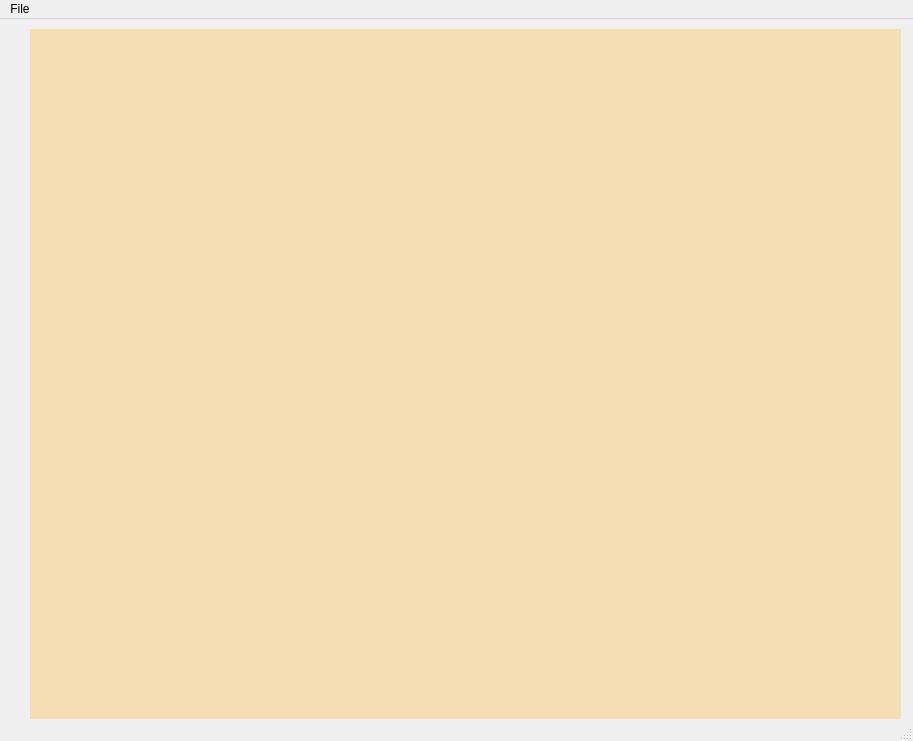
<?xml version="1.0" encoding="UTF-8"?>
<ui version="4.0">
 <class>MainWindow</class>
 <widget class="QMainWindow" name="MainWindow">
  <property name="geometry">
   <rect>
    <x>0</x>
    <y>0</y>
    <width>913</width>
    <height>741</height>
   </rect>
  </property>
  <property name="windowTitle">
   <string>Booking System</string>
  </property>
  <widget class="QWidget" name="centralwidget">
   <widget class="QMdiArea" name="mdiArea">
    <property name="geometry">
     <rect>
      <x>30</x>
      <y>10</y>
      <width>871</width>
      <height>691</height>
     </rect>
    </property>
    <property name="maximumSize">
     <size>
      <width>900</width>
      <height>900</height>
     </size>
    </property>
    <property name="font">
     <font>
      <family>Verdana</family>
     </font>
    </property>
    <property name="styleSheet">
     <string notr="true">background-color: rgb(245, 222, 179);</string>
    </property>
    <property name="background">
     <brush brushstyle="SolidPattern">
      <color alpha="255">
       <red>245</red>
       <green>222</green>
       <blue>179</blue>
      </color>
     </brush>
    </property>
    <property name="activationOrder">
     <enum>QMdiArea::CreationOrder</enum>
    </property>
    <property name="viewMode">
     <enum>QMdiArea::TabbedView</enum>
    </property>
    <property name="tabShape">
     <enum>QTabWidget::Rounded</enum>
    </property>
    <widget class="QWidget" name="subwindowLogin">
     <property name="minimumSize">
      <size>
       <width>600</width>
       <height>600</height>
      </size>
     </property>
     <property name="maximumSize">
      <size>
       <width>600</width>
       <height>600</height>
      </size>
     </property>
     <property name="windowTitle">
      <string>Please Login</string>
     </property>
     <property name="styleSheet">
      <string notr="true">background-color: rgb(245, 222, 180);</string>
     </property>
     <widget class="QGroupBox" name="groupBox">
      <property name="geometry">
       <rect>
        <x>250</x>
        <y>150</y>
        <width>350</width>
        <height>200</height>
       </rect>
      </property>
      <property name="styleSheet">
       <string notr="true">background-color: rgb(245, 222, 179);</string>
      </property>
      <property name="title">
       <string/>
      </property>
      <widget class="QLabel" name="labelLoginPrompt">
       <property name="geometry">
        <rect>
         <x>0</x>
         <y>10</y>
         <width>269</width>
         <height>34</height>
        </rect>
       </property>
       <property name="font">
        <font>
         <family>Verdana</family>
         <pointsize>12</pointsize>
         <weight>75</weight>
         <bold>true</bold>
        </font>
       </property>
       <property name="layoutDirection">
        <enum>Qt::RightToLeft</enum>
       </property>
       <property name="autoFillBackground">
        <bool>false</bool>
       </property>
       <property name="styleSheet">
        <string notr="true">color: rgb(255, 141, 2);</string>
       </property>
       <property name="text">
        <string>Please Log In</string>
       </property>
       <property name="alignment">
        <set>Qt::AlignCenter</set>
       </property>
      </widget>
      <widget class="QWidget" name="layoutWidget">
       <property name="geometry">
        <rect>
         <x>10</x>
         <y>40</y>
         <width>291</width>
         <height>62</height>
        </rect>
       </property>
       <layout class="QFormLayout" name="formLayout">
        <property name="horizontalSpacing">
         <number>11</number>
        </property>
        <property name="verticalSpacing">
         <number>8</number>
        </property>
        <item row="0" column="0">
         <widget class="QLabel" name="labelUserName">
          <property name="font">
           <font>
            <family>Verdana</family>
            <pointsize>10</pointsize>
            <weight>75</weight>
            <bold>true</bold>
           </font>
          </property>
          <property name="text">
           <string>User Name:</string>
          </property>
         </widget>
        </item>
        <item row="0" column="1">
         <widget class="QLineEdit" name="lineEditUserName">
          <property name="styleSheet">
           <string notr="true">background-color: rgb(255, 255, 255);</string>
          </property>
         </widget>
        </item>
        <item row="1" column="0">
         <widget class="QLabel" name="labelPasscode">
          <property name="font">
           <font>
            <family>Verdana</family>
            <pointsize>10</pointsize>
            <weight>75</weight>
            <bold>true</bold>
           </font>
          </property>
          <property name="text">
           <string>Passcode:</string>
          </property>
         </widget>
        </item>
        <item row="1" column="1">
         <widget class="QLineEdit" name="lineEditPasscode">
          <property name="toolTip">
           <string>Enter PassCode</string>
          </property>
          <property name="styleSheet">
           <string notr="true">background-color: rgb(255, 255, 255);</string>
          </property>
          <property name="echoMode">
           <enum>QLineEdit::PasswordEchoOnEdit</enum>
          </property>
         </widget>
        </item>
       </layout>
      </widget>
      <widget class="QWidget" name="horizontalLayoutWidget">
       <property name="geometry">
        <rect>
         <x>10</x>
         <y>140</y>
         <width>291</width>
         <height>31</height>
        </rect>
       </property>
       <layout class="QHBoxLayout" name="horizontalLayout">
        <item>
         <spacer name="horizontalSpacer">
          <property name="orientation">
           <enum>Qt::Horizontal</enum>
          </property>
          <property name="sizeType">
           <enum>QSizePolicy::Fixed</enum>
          </property>
          <property name="sizeHint" stdset="0">
           <size>
            <width>92</width>
            <height>20</height>
           </size>
          </property>
         </spacer>
        </item>
        <item>
         <widget class="QPushButton" name="btnLogin">
          <property name="font">
           <font>
            <family>Verdana</family>
            <pointsize>9</pointsize>
            <weight>75</weight>
            <bold>true</bold>
           </font>
          </property>
          <property name="text">
           <string>Login</string>
          </property>
         </widget>
        </item>
        <item>
         <widget class="QPushButton" name="btnCancel">
          <property name="font">
           <font>
            <family>Verdana</family>
            <pointsize>9</pointsize>
            <weight>75</weight>
            <bold>true</bold>
           </font>
          </property>
          <property name="text">
           <string>Cancel</string>
          </property>
         </widget>
        </item>
       </layout>
      </widget>
      <widget class="QLabel" name="labelOutCome">
       <property name="geometry">
        <rect>
         <x>20</x>
         <y>170</y>
         <width>311</width>
         <height>16</height>
        </rect>
       </property>
       <property name="font">
        <font>
         <family>Verdana</family>
        </font>
       </property>
       <property name="styleSheet">
        <string notr="true">color: rgb(255, 0, 0);</string>
       </property>
       <property name="text">
        <string/>
       </property>
      </widget>
      <widget class="QWidget" name="horizontalLayoutWidget_5">
       <property name="geometry">
        <rect>
         <x>9</x>
         <y>110</y>
         <width>261</width>
         <height>24</height>
        </rect>
       </property>
       <layout class="QHBoxLayout" name="horizontalLayout_4">
        <item>
         <spacer name="horizontalSpacer_2">
          <property name="orientation">
           <enum>Qt::Horizontal</enum>
          </property>
          <property name="sizeType">
           <enum>QSizePolicy::Fixed</enum>
          </property>
          <property name="sizeHint" stdset="0">
           <size>
            <width>92</width>
            <height>20</height>
           </size>
          </property>
         </spacer>
        </item>
        <item>
         <widget class="QCheckBox" name="showPassCodeBox">
          <property name="font">
           <font>
            <family>Verdana</family>
            <pointsize>9</pointsize>
            <weight>75</weight>
            <bold>true</bold>
           </font>
          </property>
          <property name="text">
           <string>Show Password</string>
          </property>
         </widget>
        </item>
       </layout>
      </widget>
     </widget>
    </widget>
    <widget class="QWidget" name="subwindowCustomerEditor">
     <property name="minimumSize">
      <size>
       <width>800</width>
       <height>650</height>
      </size>
     </property>
     <property name="maximumSize">
      <size>
       <width>800</width>
       <height>650</height>
      </size>
     </property>
     <property name="windowTitle">
      <string>Customer Reservation</string>
     </property>
     <property name="styleSheet">
      <string notr="true">background-color: rgb(241, 241, 241);</string>
     </property>
     <widget class="QLabel" name="lblPreferences">
      <property name="geometry">
       <rect>
        <x>50</x>
        <y>400</y>
        <width>91</width>
        <height>16</height>
       </rect>
      </property>
      <property name="font">
       <font>
        <pointsize>10</pointsize>
        <weight>75</weight>
        <bold>true</bold>
       </font>
      </property>
      <property name="text">
       <string>preferences:</string>
      </property>
     </widget>
     <widget class="QLabel" name="lblPromptInfo">
      <property name="geometry">
       <rect>
        <x>40</x>
        <y>10</y>
        <width>171</width>
        <height>16</height>
       </rect>
      </property>
      <property name="font">
       <font>
        <family>Verdana</family>
        <pointsize>10</pointsize>
        <weight>75</weight>
        <bold>true</bold>
       </font>
      </property>
      <property name="text">
       <string>Enter Customer Details:</string>
      </property>
     </widget>
     <widget class="QGroupBox" name="groupBoxCustomer">
      <property name="geometry">
       <rect>
        <x>30</x>
        <y>30</y>
        <width>351</width>
        <height>371</height>
       </rect>
      </property>
      <property name="font">
       <font>
        <family>Verdana</family>
       </font>
      </property>
      <property name="styleSheet">
       <string notr="true">background-color: rgb(252, 235, 205);</string>
      </property>
      <property name="title">
       <string/>
      </property>
      <widget class="QWidget" name="gridLayoutWidget">
       <property name="geometry">
        <rect>
         <x>10</x>
         <y>10</y>
         <width>331</width>
         <height>351</height>
        </rect>
       </property>
       <layout class="QGridLayout" name="gridLayout">
        <property name="horizontalSpacing">
         <number>10</number>
        </property>
        <item row="1" column="0">
         <widget class="QLabel" name="lblAddress">
          <property name="maximumSize">
           <size>
            <width>100</width>
            <height>16777215</height>
           </size>
          </property>
          <property name="font">
           <font>
            <family>Verdana</family>
            <pointsize>10</pointsize>
            <weight>75</weight>
            <bold>true</bold>
           </font>
          </property>
          <property name="text">
           <string>Address:</string>
          </property>
         </widget>
        </item>
        <item row="2" column="0">
         <widget class="QLabel" name="lblPhone">
          <property name="maximumSize">
           <size>
            <width>100</width>
            <height>16777215</height>
           </size>
          </property>
          <property name="font">
           <font>
            <family>Verdana</family>
            <pointsize>10</pointsize>
            <weight>75</weight>
            <bold>true</bold>
           </font>
          </property>
          <property name="text">
           <string>Phone:</string>
          </property>
         </widget>
        </item>
        <item row="0" column="0">
         <widget class="QLabel" name="lblName">
          <property name="maximumSize">
           <size>
            <width>100</width>
            <height>16777215</height>
           </size>
          </property>
          <property name="font">
           <font>
            <family>Verdana</family>
            <pointsize>10</pointsize>
            <weight>75</weight>
            <bold>true</bold>
           </font>
          </property>
          <property name="text">
           <string>Name:</string>
          </property>
         </widget>
        </item>
        <item row="2" column="2">
         <widget class="QLineEdit" name="lineEditPhone">
          <property name="maximumSize">
           <size>
            <width>250</width>
            <height>16777215</height>
           </size>
          </property>
          <property name="font">
           <font>
            <family>Verdana</family>
            <pointsize>10</pointsize>
           </font>
          </property>
          <property name="styleSheet">
           <string notr="true">background-color: rgb(255, 255, 255);</string>
          </property>
         </widget>
        </item>
        <item row="4" column="0">
         <widget class="QLabel" name="lblBirthDate">
          <property name="maximumSize">
           <size>
            <width>100</width>
            <height>16777215</height>
           </size>
          </property>
          <property name="font">
           <font>
            <family>Verdana</family>
            <pointsize>10</pointsize>
            <weight>75</weight>
            <bold>true</bold>
           </font>
          </property>
          <property name="text">
           <string>BirthDate:</string>
          </property>
         </widget>
        </item>
        <item row="1" column="2">
         <widget class="QLineEdit" name="lineEditAddress">
          <property name="maximumSize">
           <size>
            <width>250</width>
            <height>16777215</height>
           </size>
          </property>
          <property name="font">
           <font>
            <family>Verdana</family>
            <pointsize>10</pointsize>
           </font>
          </property>
          <property name="styleSheet">
           <string notr="true">background-color: rgb(255, 255, 255);</string>
          </property>
         </widget>
        </item>
        <item row="3" column="2">
         <widget class="QLineEdit" name="lineEditEmail">
          <property name="maximumSize">
           <size>
            <width>250</width>
            <height>16777215</height>
           </size>
          </property>
          <property name="font">
           <font>
            <family>Verdana</family>
            <pointsize>10</pointsize>
           </font>
          </property>
          <property name="styleSheet">
           <string notr="true">background-color: rgb(255, 255, 255);</string>
          </property>
         </widget>
        </item>
        <item row="5" column="0">
         <widget class="QLabel" name="lblGender">
          <property name="maximumSize">
           <size>
            <width>100</width>
            <height>16777215</height>
           </size>
          </property>
          <property name="font">
           <font>
            <family>Verdana</family>
            <pointsize>10</pointsize>
            <weight>75</weight>
            <bold>true</bold>
           </font>
          </property>
          <property name="text">
           <string>Gender:</string>
          </property>
         </widget>
        </item>
        <item row="0" column="2">
         <widget class="QLineEdit" name="lineEditName">
          <property name="maximumSize">
           <size>
            <width>250</width>
            <height>16777215</height>
           </size>
          </property>
          <property name="font">
           <font>
            <family>Verdana</family>
            <pointsize>10</pointsize>
           </font>
          </property>
          <property name="styleSheet">
           <string notr="true">background-color: rgb(255, 255, 255);</string>
          </property>
         </widget>
        </item>
        <item row="3" column="0">
         <widget class="QLabel" name="lblEmail">
          <property name="maximumSize">
           <size>
            <width>100</width>
            <height>16777215</height>
           </size>
          </property>
          <property name="font">
           <font>
            <family>Verdana</family>
            <pointsize>10</pointsize>
            <weight>75</weight>
            <bold>true</bold>
           </font>
          </property>
          <property name="text">
           <string>e-mail:</string>
          </property>
         </widget>
        </item>
        <item row="5" column="2">
         <widget class="QComboBox" name="genderBox">
          <property name="maximumSize">
           <size>
            <width>250</width>
            <height>16777215</height>
           </size>
          </property>
          <property name="font">
           <font>
            <family>Verdana</family>
            <pointsize>10</pointsize>
           </font>
          </property>
          <property name="styleSheet">
           <string notr="true">background-color: rgb(255, 255, 255);</string>
          </property>
          <item>
           <property name="text">
            <string>Male</string>
           </property>
          </item>
          <item>
           <property name="text">
            <string>Female</string>
           </property>
          </item>
         </widget>
        </item>
        <item row="4" column="2">
         <widget class="QDateEdit" name="dateEditBDay">
          <property name="maximumSize">
           <size>
            <width>250</width>
            <height>16777215</height>
           </size>
          </property>
          <property name="font">
           <font>
            <family>Verdana</family>
            <pointsize>10</pointsize>
           </font>
          </property>
          <property name="styleSheet">
           <string notr="true">background-color: rgb(255, 255, 255);</string>
          </property>
         </widget>
        </item>
       </layout>
      </widget>
     </widget>
     <widget class="QGroupBox" name="groupBoxPreferences">
      <property name="geometry">
       <rect>
        <x>30</x>
        <y>420</y>
        <width>381</width>
        <height>51</height>
       </rect>
      </property>
      <property name="styleSheet">
       <string notr="true">background-color: rgb(252, 235, 205);</string>
      </property>
      <property name="title">
       <string/>
      </property>
      <widget class="QWidget" name="gridLayoutWidget_2">
       <property name="geometry">
        <rect>
         <x>10</x>
         <y>10</y>
         <width>361</width>
         <height>41</height>
        </rect>
       </property>
       <layout class="QGridLayout" name="gridLayout_2">
        <item row="0" column="0">
         <layout class="QHBoxLayout" name="horizontalLayout_3">
          <property name="spacing">
           <number>0</number>
          </property>
          <item>
           <widget class="QLabel" name="lblSmoking">
            <property name="maximumSize">
             <size>
              <width>80</width>
              <height>20</height>
             </size>
            </property>
            <property name="font">
             <font>
              <family>Verdana</family>
              <pointsize>10</pointsize>
              <weight>75</weight>
              <bold>true</bold>
             </font>
            </property>
            <property name="text">
             <string>Smoking:</string>
            </property>
           </widget>
          </item>
          <item>
           <widget class="QComboBox" name="prefSmokingBox">
            <property name="font">
             <font>
              <family>Verdana</family>
              <pointsize>10</pointsize>
             </font>
            </property>
            <property name="styleSheet">
             <string notr="true">background-color: rgb(255, 255, 255);</string>
            </property>
            <item>
             <property name="text">
              <string>No</string>
             </property>
            </item>
            <item>
             <property name="text">
              <string>Yes</string>
             </property>
            </item>
           </widget>
          </item>
         </layout>
        </item>
        <item row="0" column="1">
         <layout class="QHBoxLayout" name="horizontalLayout_2">
          <item>
           <widget class="QLabel" name="lblBedSelect">
            <property name="maximumSize">
             <size>
              <width>60</width>
              <height>20</height>
             </size>
            </property>
            <property name="font">
             <font>
              <family>Verdana</family>
              <pointsize>10</pointsize>
              <weight>75</weight>
              <bold>true</bold>
             </font>
            </property>
            <property name="text">
             <string>Bed:</string>
            </property>
           </widget>
          </item>
          <item>
           <widget class="QComboBox" name="bedSelectBox">
            <property name="sizePolicy">
             <sizepolicy hsizetype="Expanding" vsizetype="Fixed">
              <horstretch>0</horstretch>
              <verstretch>0</verstretch>
             </sizepolicy>
            </property>
            <property name="font">
             <font>
              <family>Verdana</family>
              <pointsize>10</pointsize>
             </font>
            </property>
            <property name="styleSheet">
             <string notr="true">background-color: rgb(255, 255, 255);</string>
            </property>
            <item>
             <property name="text">
              <string>King</string>
             </property>
            </item>
            <item>
             <property name="text">
              <string>Queen</string>
             </property>
            </item>
            <item>
             <property name="text">
              <string>Twin</string>
             </property>
            </item>
            <item>
             <property name="text">
              <string>Full</string>
             </property>
            </item>
           </widget>
          </item>
         </layout>
        </item>
       </layout>
      </widget>
     </widget>
     <widget class="QGroupBox" name="groupBoxBooking">
      <property name="geometry">
       <rect>
        <x>460</x>
        <y>30</y>
        <width>331</width>
        <height>441</height>
       </rect>
      </property>
      <property name="styleSheet">
       <string notr="true">background-color: rgb(252, 235, 205);</string>
      </property>
      <property name="title">
       <string/>
      </property>
      <widget class="QWidget" name="verticalLayoutWidget_2">
       <property name="geometry">
        <rect>
         <x>10</x>
         <y>10</y>
         <width>314</width>
         <height>235</height>
        </rect>
       </property>
       <layout class="QVBoxLayout" name="verticalLayout_2">
        <item>
         <widget class="QLabel" name="lblPromptDate">
          <property name="font">
           <font>
            <family>Verdana</family>
            <pointsize>10</pointsize>
            <weight>75</weight>
            <bold>true</bold>
           </font>
          </property>
          <property name="text">
           <string>Date of Reservation</string>
          </property>
         </widget>
        </item>
        <item>
         <widget class="QCalendarWidget" name="calendar">
          <property name="font">
           <font>
            <family>Verdana</family>
            <pointsize>10</pointsize>
           </font>
          </property>
         </widget>
        </item>
       </layout>
      </widget>
     </widget>
     <widget class="QGroupBox" name="groupBoxDeco1">
      <property name="geometry">
       <rect>
        <x>249</x>
        <y>29</y>
        <width>211</width>
        <height>231</height>
       </rect>
      </property>
      <property name="styleSheet">
       <string notr="true">background-color: rgb(239, 208, 150);</string>
      </property>
      <property name="title">
       <string/>
      </property>
     </widget>
     <widget class="QGroupBox" name="groupBoxDeco2">
      <property name="geometry">
       <rect>
        <x>420</x>
        <y>210</y>
        <width>211</width>
        <height>201</height>
       </rect>
      </property>
      <property name="styleSheet">
       <string notr="true">background-color: rgb(255, 170, 0);</string>
      </property>
      <property name="title">
       <string/>
      </property>
     </widget>
     <widget class="QWidget" name="horizontalLayoutWidget_2">
      <property name="geometry">
       <rect>
        <x>470</x>
        <y>290</y>
        <width>225</width>
        <height>24</height>
       </rect>
      </property>
      <layout class="QHBoxLayout" name="horizontalLayout_5">
       <item>
        <widget class="QLabel" name="lblNumDays">
         <property name="font">
          <font>
           <family>Verdana</family>
           <pointsize>10</pointsize>
           <weight>75</weight>
           <bold>true</bold>
          </font>
         </property>
         <property name="styleSheet">
          <string notr="true">background-color: rgb(252, 235, 205);</string>
         </property>
         <property name="text">
          <string>Number of Days Staying</string>
         </property>
        </widget>
       </item>
       <item>
        <widget class="QSpinBox" name="spinBoxNoDays">
         <property name="font">
          <font>
           <family>Verdana</family>
           <pointsize>10</pointsize>
          </font>
         </property>
         <property name="styleSheet">
          <string notr="true">background-color: rgb(255, 255, 255);</string>
         </property>
        </widget>
       </item>
      </layout>
     </widget>
     <widget class="QWidget" name="horizontalLayoutWidget_3">
      <property name="geometry">
       <rect>
        <x>470</x>
        <y>330</y>
        <width>205</width>
        <height>24</height>
       </rect>
      </property>
      <layout class="QHBoxLayout" name="horizontalLayout_6">
       <item>
        <widget class="QLabel" name="lblRoomType">
         <property name="font">
          <font>
           <family>Verdana</family>
           <pointsize>10</pointsize>
           <weight>75</weight>
           <bold>true</bold>
          </font>
         </property>
         <property name="styleSheet">
          <string notr="true">background-color: rgb(252, 235, 205);</string>
         </property>
         <property name="text">
          <string>Room Type</string>
         </property>
        </widget>
       </item>
       <item>
        <widget class="QComboBox" name="RoomTypeBox">
         <property name="font">
          <font>
           <family>Verdana</family>
           <pointsize>10</pointsize>
          </font>
         </property>
         <property name="styleSheet">
          <string notr="true">background-color: rgb(255, 255, 255);</string>
         </property>
         <item>
          <property name="text">
           <string>Ordinary</string>
          </property>
         </item>
         <item>
          <property name="text">
           <string>Super Luxury</string>
          </property>
         </item>
         <item>
          <property name="text">
           <string>Super Deluxe</string>
          </property>
         </item>
         <item>
          <property name="text">
           <string>Suite</string>
          </property>
         </item>
        </widget>
       </item>
      </layout>
     </widget>
     <widget class="QPushButton" name="btnAddBooking">
      <property name="geometry">
       <rect>
        <x>470</x>
        <y>370</y>
        <width>101</width>
        <height>23</height>
       </rect>
      </property>
      <property name="font">
       <font>
        <family>Verdana</family>
        <pointsize>10</pointsize>
        <weight>75</weight>
        <bold>true</bold>
       </font>
      </property>
      <property name="styleSheet">
       <string notr="true">background-color: rgb(252, 235, 205);</string>
      </property>
      <property name="text">
       <string>Add Booking</string>
      </property>
     </widget>
     <widget class="QWidget" name="horizontalLayoutWidget_4">
      <property name="geometry">
       <rect>
        <x>460</x>
        <y>430</y>
        <width>331</width>
        <height>26</height>
       </rect>
      </property>
      <layout class="QHBoxLayout" name="horizontalLayout_7">
       <item>
        <spacer name="horizontalSpacer_3">
         <property name="orientation">
          <enum>Qt::Horizontal</enum>
         </property>
         <property name="sizeHint" stdset="0">
          <size>
           <width>40</width>
           <height>20</height>
          </size>
         </property>
        </spacer>
       </item>
       <item>
        <widget class="QPushButton" name="btnCheckOut">
         <property name="font">
          <font>
           <family>Verdana</family>
           <pointsize>10</pointsize>
           <weight>75</weight>
           <bold>true</bold>
          </font>
         </property>
         <property name="styleSheet">
          <string notr="true">background-color: rgb(252, 235, 205);</string>
         </property>
         <property name="text">
          <string>Check Out</string>
         </property>
        </widget>
       </item>
       <item>
        <widget class="QPushButton" name="btn_Cancel">
         <property name="font">
          <font>
           <family>Verdana</family>
           <pointsize>10</pointsize>
           <weight>75</weight>
           <bold>true</bold>
          </font>
         </property>
         <property name="styleSheet">
          <string notr="true">background-color: rgb(252, 235, 205);</string>
         </property>
         <property name="text">
          <string>Cancel</string>
         </property>
        </widget>
       </item>
      </layout>
     </widget>
     <widget class="QLabel" name="lblPromptInfo_2">
      <property name="geometry">
       <rect>
        <x>460</x>
        <y>10</y>
        <width>161</width>
        <height>16</height>
       </rect>
      </property>
      <property name="font">
       <font>
        <family>Verdana</family>
        <pointsize>10</pointsize>
        <weight>75</weight>
        <bold>true</bold>
       </font>
      </property>
      <property name="text">
       <string>Make Reservation:</string>
      </property>
     </widget>
     <zorder>lblPreferences</zorder>
     <zorder>lblPromptInfo</zorder>
     <zorder>groupBoxPreferences</zorder>
     <zorder>groupBoxDeco2</zorder>
     <zorder>groupBoxBooking</zorder>
     <zorder>groupBoxDeco1</zorder>
     <zorder>groupBoxCustomer</zorder>
     <zorder>horizontalLayoutWidget_2</zorder>
     <zorder>horizontalLayoutWidget_3</zorder>
     <zorder>btnAddBooking</zorder>
     <zorder>horizontalLayoutWidget_4</zorder>
     <zorder>lblPromptInfo_2</zorder>
    </widget>
    <widget class="QWidget" name="subwindowViewBookings">
     <property name="windowTitle">
      <string>View Reservations</string>
     </property>
     <property name="styleSheet">
      <string notr="true">background-color: rgb(245, 222, 179);</string>
     </property>
     <widget class="QLabel" name="lblMakeReserveHeader">
      <property name="geometry">
       <rect>
        <x>30</x>
        <y>10</y>
        <width>261</width>
        <height>31</height>
       </rect>
      </property>
      <property name="font">
       <font>
        <pointsize>12</pointsize>
        <weight>75</weight>
        <bold>true</bold>
       </font>
      </property>
      <property name="text">
       <string>View Customer Reservations</string>
      </property>
     </widget>
     <widget class="QGroupBox" name="groupBox_3">
      <property name="geometry">
       <rect>
        <x>30</x>
        <y>49</y>
        <width>741</width>
        <height>311</height>
       </rect>
      </property>
      <property name="title">
       <string/>
      </property>
      <widget class="QWidget" name="verticalLayoutWidget_5">
       <property name="geometry">
        <rect>
         <x>0</x>
         <y>0</y>
         <width>731</width>
         <height>301</height>
        </rect>
       </property>
       <layout class="QVBoxLayout" name="verticalLayout_5">
        <item>
         <widget class="QLabel" name="lblReserved">
          <property name="sizePolicy">
           <sizepolicy hsizetype="Expanding" vsizetype="Preferred">
            <horstretch>0</horstretch>
            <verstretch>0</verstretch>
           </sizepolicy>
          </property>
          <property name="font">
           <font>
            <pointsize>10</pointsize>
            <weight>75</weight>
            <bold>true</bold>
           </font>
          </property>
          <property name="text">
           <string>Reserved</string>
          </property>
         </widget>
        </item>
        <item>
         <widget class="QTableWidget" name="tableReserved">
          <property name="styleSheet">
           <string notr="true">background-color: rgb(255, 255, 255);</string>
          </property>
          <property name="rowCount">
           <number>10</number>
          </property>
          <property name="columnCount">
           <number>13</number>
          </property>
          <attribute name="horizontalHeaderMinimumSectionSize">
           <number>31</number>
          </attribute>
          <attribute name="horizontalHeaderStretchLastSection">
           <bool>true</bool>
          </attribute>
          <attribute name="verticalHeaderDefaultSectionSize">
           <number>30</number>
          </attribute>
          <attribute name="verticalHeaderMinimumSectionSize">
           <number>25</number>
          </attribute>
          <row/>
          <row/>
          <row/>
          <row/>
          <row/>
          <row/>
          <row/>
          <row/>
          <row/>
          <row/>
          <column/>
          <column/>
          <column/>
          <column/>
          <column/>
          <column/>
          <column/>
          <column/>
          <column/>
          <column/>
          <column/>
          <column/>
          <column/>
         </widget>
        </item>
       </layout>
      </widget>
     </widget>
     <widget class="QPushButton" name="btnViewReservations">
      <property name="geometry">
       <rect>
        <x>30</x>
        <y>370</y>
        <width>131</width>
        <height>23</height>
       </rect>
      </property>
      <property name="font">
       <font>
        <family>Verdana</family>
        <pointsize>9</pointsize>
        <weight>75</weight>
        <bold>true</bold>
       </font>
      </property>
      <property name="text">
       <string>View Reservations</string>
      </property>
     </widget>
    </widget>
   </widget>
  </widget>
  <widget class="QMenuBar" name="menubar">
   <property name="geometry">
    <rect>
     <x>0</x>
     <y>0</y>
     <width>913</width>
     <height>21</height>
    </rect>
   </property>
   <widget class="QMenu" name="menuFile">
    <property name="title">
     <string>File</string>
    </property>
    <addaction name="actionCustomer_Editor"/>
    <addaction name="separator"/>
    <addaction name="actionView_Reservations"/>
    <addaction name="separator"/>
    <addaction name="actionExit"/>
   </widget>
   <addaction name="menuFile"/>
  </widget>
  <widget class="QStatusBar" name="statusbar"/>
  <action name="actionCustomer_Editor">
   <property name="text">
    <string>Customer Reservation</string>
   </property>
   <property name="shortcut">
    <string>Ctrl+C</string>
   </property>
  </action>
  <action name="actionView_Reservations">
   <property name="text">
    <string>View Reservations</string>
   </property>
   <property name="shortcut">
    <string>Ctrl+M</string>
   </property>
  </action>
  <action name="actionExit">
   <property name="text">
    <string>Exit</string>
   </property>
   <property name="shortcut">
    <string>Ctrl+E</string>
   </property>
  </action>
 </widget>
 <tabstops>
  <tabstop>lineEditUserName</tabstop>
  <tabstop>lineEditPasscode</tabstop>
  <tabstop>showPassCodeBox</tabstop>
  <tabstop>btnLogin</tabstop>
  <tabstop>btnCancel</tabstop>
  <tabstop>lineEditName</tabstop>
  <tabstop>lineEditAddress</tabstop>
  <tabstop>lineEditPhone</tabstop>
  <tabstop>lineEditEmail</tabstop>
  <tabstop>dateEditBDay</tabstop>
  <tabstop>genderBox</tabstop>
  <tabstop>prefSmokingBox</tabstop>
  <tabstop>bedSelectBox</tabstop>
  <tabstop>calendar</tabstop>
  <tabstop>spinBoxNoDays</tabstop>
  <tabstop>RoomTypeBox</tabstop>
  <tabstop>btnAddBooking</tabstop>
  <tabstop>btnCheckOut</tabstop>
  <tabstop>btn_Cancel</tabstop>
 </tabstops>
 <resources/>
 <connections/>
</ui>
